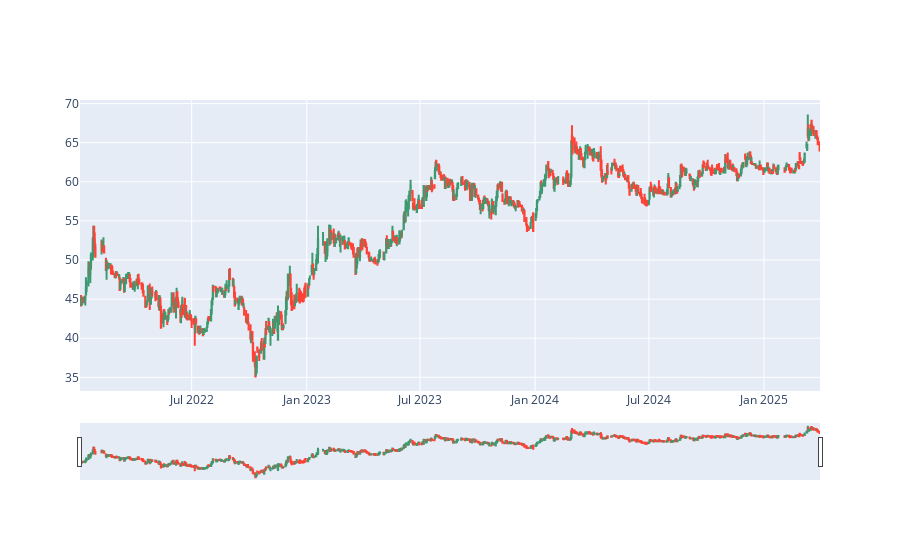

The code cell stored with this chart in its notebook:
### Markdown cell above
### Vietcombank

### Code cell
visualize_trade_each_bank("Vietcombank")

### Figure 1 — Plotly figure (JSON) as saved in the notebook; plotly's stock layout.template omitted (floating-point values rounded to 4 significant figures; data arrays with more than 128 entries replaced by an {"elided": "..."} marker saying what was removed)
{"data": [{"close": {"elided": "806 float values"}, "high": {"elided": "806 float values"}, "low": {"elided": "806 float values"}, "open": {"elided": "806 float values"}, "type": "candlestick", "x": {"elided": "806 str values"}}], "layout": {}}
